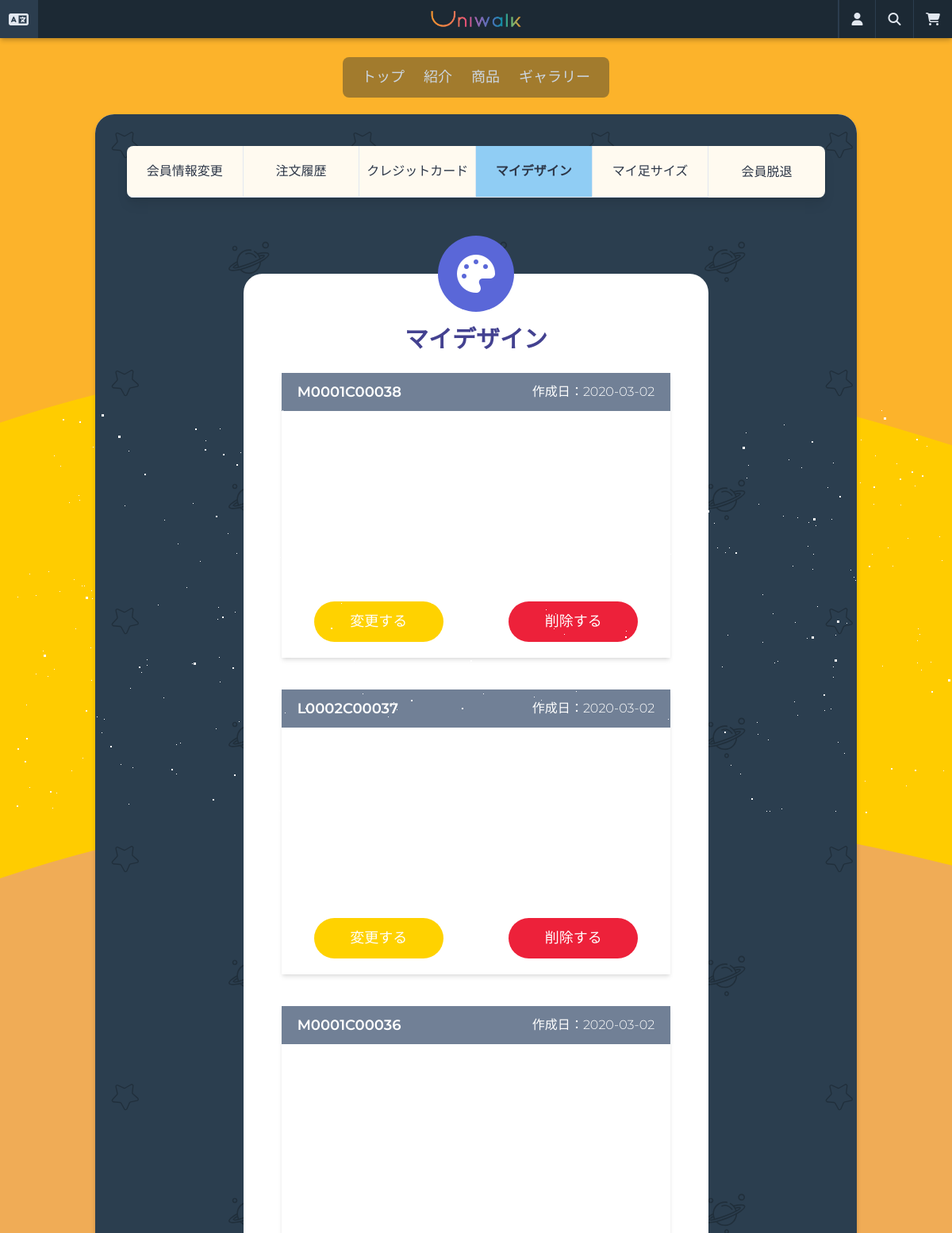
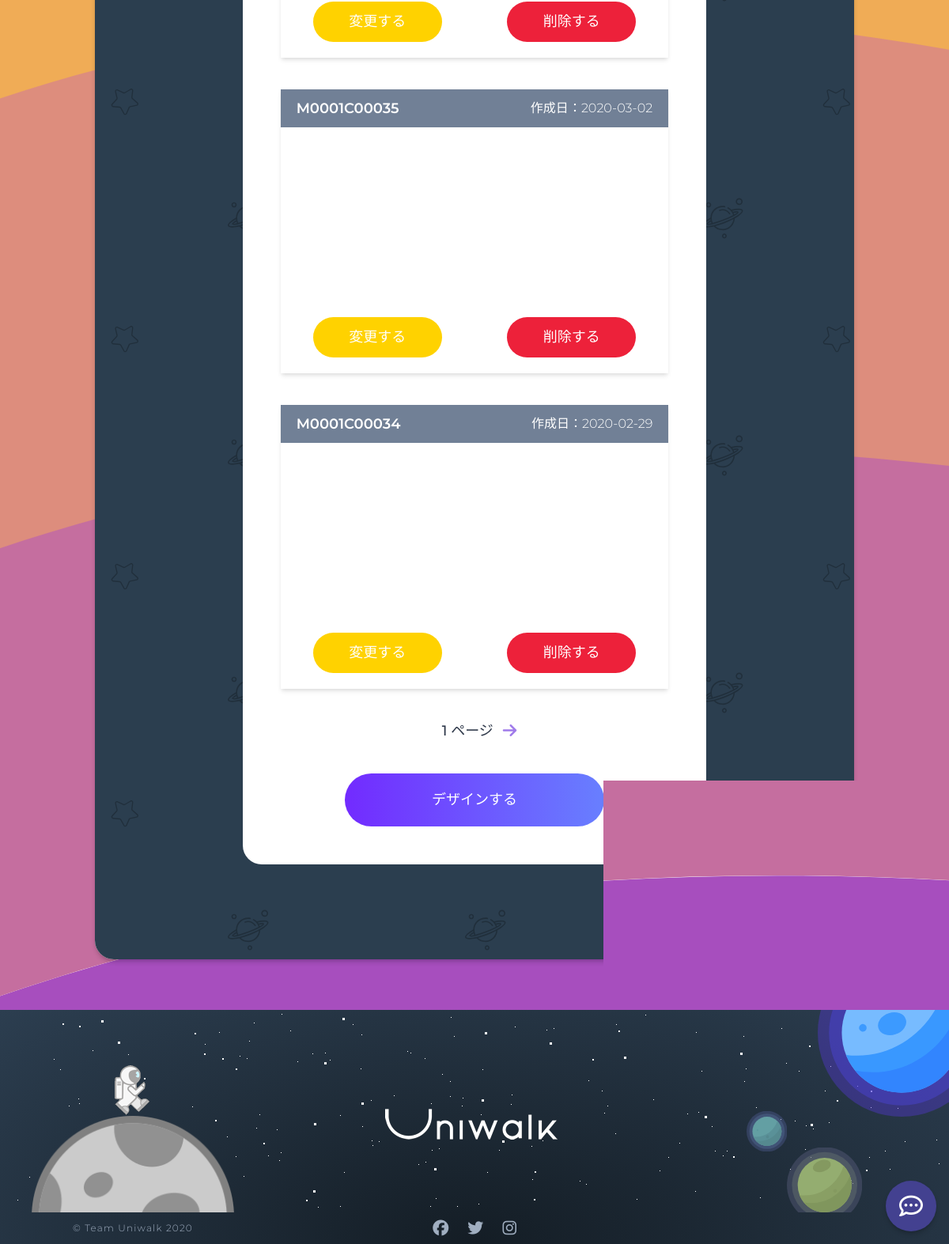
Screenshot of /users/mypage/mydesigns/ (signed in) with the database file from the repository (2 pictures, top to bottom).
### designs/models.py (models this page shows, shortened)
class Design(core_models.TimeStampedModel):
    user = models.ForeignKey(
        "users.User",
        related_name="design",
        verbose_name=_("ユーザ"),
        on_delete=models.SET_NULL,
        null=True,
        blank=True,
    )
    product = models.ForeignKey(
        "products.Product",
        related_name="design",
        verbose_name=_("商品"),
        on_delete=models.SET_NULL,
        null=True,
        blank=True,
    )
    outsole_color_left = models.CharField("アウトソール色(左)", max_length=7)
    outsole_material_left = models.ForeignKey(
        "Material",
        verbose_name=_("アウトソール素材(左)"),
        related_name="outsole_material_left",
        on_delete=models.SET_NULL,
        blank=True,
        null=True,
    )
    midsole_color_left = models.CharField("ミッドソール色(左)", max_length=7)
    midsole_material_left = models.ForeignKey(
        "Material",
        verbose_name=_("ミッドソール素材(左)"),
        related_name="midsole_material_left",
        on_delete=models.SET_NULL,
        blank=True,
        null=True,
    )
    uppersole_color_left = models.CharField("アッパーソール色(左)", max_length=7)
    uppersole_material_left = models.ForeignKey(
        "Material",
        verbose_name=_("アッパーソール素材(左)"),
        related_name="uppersole_material_left",
        on_delete=models.SET_NULL,
        blank=True,
        null=True,
    )
    shoelace_color_left = models.CharField("シューレース色(左)", max_length=7)
    shoelace_material_left = models.ForeignKey(
        "Material",
        verbose_name=_("シューレース素材(左)"),
        related_name="shoelace_material_left",
        on_delete=models.SET_NULL,
        blank=True,
        null=True,
    )
    tongue_color_left = models.CharField("タン色(左)", max_length=7)
    tongue_material_left = models.ForeignKey(
        "Material",
        verbose_name=_("タン素材(左)"),
        related_name="tongue_material_left",
        on_delete=models.SET_NULL,
        blank=True,
        null=True,
    )
    outsole_color_right = models.CharField("アウトソール色(右)", max_length=7)
    outsole_material_right = models.ForeignKey(
        "Material",
        verbose_name=_("アウトソール素材(右)"),
        related_name="outsole_material_right",
        on_delete=models.SET_NULL,
        blank=True,
        null=True,
    )
    midsole_color_right = models.CharField("ミッドソール色(右)", max_length=7)
    midsole_material_right = models.ForeignKey(
        "Material",
        verbose_name=_("ミッドソール素材(右)"),
        related_name="midsole_material_right",
        on_delete=models.SET_NULL,
        blank=True,
        null=True,
    )
    uppersole_color_right = models.CharField("アッパーソール色(右)", max_length=7)
    uppersole_material_right = models.ForeignKey(
        "Material",
        verbose_name=_("アッパーソール素材(右)"),
        related_name="uppersole_material_right",
        on_delete=models.SET_NULL,
        blank=True,
        null=True,
    )
    shoelace_color_right = models.CharField("シューレース色(右)", max_length=7)
    shoelace_material_right = models.ForeignKey(
        "Material",
        verbose_name=_("シューレース素材(右)"),
        related_name="shoelace_material_right",
        on_delete=models.SET_NULL,
        blank=True,
        null=True,
    )
    tongue_color_right = models.CharField("タン色(右)", max_length=7)
    tongue_material_right = models.ForeignKey(
        "Material",
        verbose_name=_("タン素材(右)"),
        related_name="tongue_material_right",
        on_delete=models.SET_NULL,
        blank=True,
        null=True,
    )
    design_number = models.CharField(
        _("番号"), max_length=40, default=create_custom_design_code, blank=True, null=True
    )
    customize_code = models.CharField(_("カスタマイズデザインコード"), max_length=11)
    likes = models.ManyToManyField(
        "users.User", verbose_name=_("いいねユーザ"), related_name="likes"
    )
    class Meta:
        verbose_name = _("デザイン")
        verbose_name_plural = _("デザイン")

class Image(models.Model):
    design = models.ForeignKey(
        "Design",
        related_name="images",
        verbose_name=_("デザインid"),
        on_delete=models.CASCADE,
        null=True,
        blank=True,
    )
    front = models.ImageField(_("正面"), upload_to="designs")
    side = models.ImageField(_("側面"), upload_to="designs")
    up = models.ImageField(_("上面"), upload_to="designs")
    down = models.ImageField(_("下面"), upload_to="designs")
    class Meta:
        verbose_name = _("デザインイメージ")
        verbose_name_plural = _("デザインイメージ")

### users/views.py (the view, shortened to what this page needs)
# urls.py: path("mypage/mydesigns/", views.MyDesignsListView.as_view(), name="mydesigns",),
class MyDesignsListView(mixins.LoggedInOnlyView, ListView):
    model = design_models.Design
    template_name = "designs/design-list.html"
    context_object_name = "designs"
    paginate_by = 5
    def get_queryset(self):
        try:
            return design_models.Design.objects.filter(
                user_id=self.request.user.pk
            ).order_by("-created")
        except design_models.Design.DoesNotExist:
            return None

### carts/context_processors.py (called while the page is built)
def counter(request):
    item_count = 0
    if "admin" in request.META["PATH_INFO"]:
        return {}
    else:
        try:
            cart = Cart.objects.get(session_key=_session_key(request))
            cart_items = CartItem.objects.all().filter(cart=cart, active=True)
            for cart_item in cart_items:
                item_count += cart_item.quantity
        except Cart.DoesNotExist:
            item_count = 0
    return dict(item_count=item_count)

### carts/views.py (called while the page is built)
def _session_key(request):
    cart = request.session.session_key
    if not cart:
        cart = request.session.create()
    return cart

### users/models.py (called while the page is built)
    def get_absolute_url(self):
        return reverse("users:update-profile")

### templates/designs/design-list.html (shortened to what this page needs)
{% extends "base.html" %}
{% load i18n static %}
{% block content %}
<div class="min-h-75vh mx-auto px-10 py-10 rounded-xl"
    style="background-image: url({% static 'images/pattern.svg' %}); background-repeat: repeat;">
    <div class="container mx-auto">
        <div class="w-full shadow-lg">
            {% include 'partials/mypage-menu.html' %}
        </div>
        <div class="w-full flex flex-col mb-10">
            <div
                class="container bg-white w-2/3 rounded-xl h-full mx-auto my-10 flex flex-col items-center p-12 mt-24 relative">
                <div class="flex items-center justify-center bg-indigo-600 w-24 h-24 rounded-full absolute"
                    style="top: -3rem;">
                    <i class="fas fa-palette fa-3x text-white wow fadeIn"></i>
                </div>
                <h2 class="text-indigo-800 mt-3 mb-5 text-3xl font-semibold">{% trans 'マイデザイン' %}</h2>
                {% if designs %}
                {% for design in designs %}
                {% include 'mixins/designs/design-card.html' with design=design %}
                {% endfor %}
                <div class="flex items-center justify-center mx-auto container mb-10">
                    <span class="mx-3 font-medium text-lg">
                    </span>
                    {% if page_obj.has_next %}
                    <a href="?page={{ page_obj.next_page_number }}" class="text-purple-500">
                        <i class="fas fa-arrow-right fa-lg"></i>
                    </a>
                    {% endif %}
                </div>
                {% else %}
                <p class="flex justify-center items-center font-semibold h-full w-full text-center text-2xl my-5">
                    <i class="fas fa-dizzy fa-2x text-purple-500"></i> <span
                        class="ml-5">{% trans 'まだ作成したデザインがありません。' %}</span>
                </p>
                {% endif %}
                <a href="{% url 'users:select-product' %}" class="btn w-2/3 mx-auto">{% trans 'デザインする' %}</a>
            </div>
        </div>
    </div>
</div>
{% endblock content %}

### templates/mixins/designs/design-card.html (shortened to what this page needs)
{% load i18n %}
<div class="w-full mb-10 overflow-hidden shadow-md wow fadeIn">
    <div class="w-full flex items-center justify-between bg-gray-600 h-12 text-white px-5">
        <h3 class="font-semibold text-lg">{{ design.customize_code }}</h3>
        <span class="">{% trans '作成日' %}：{{ design.created|date:'Y-m-d' }}</span>
    </div>
    {% with design.images.all|first as image %}
    <div class="flex flex-no-wrap py-10 px-5">
        <div style="background-image: url({{ image.front.url }});" class="w-1/4 h-40 bg-cover bg-center mr-3">
        </div>
        <div style="background-image: url({{ image.side.url }});" class="w-1/4 h-40 bg-cover bg-center mr-3">
        </div>
        <div style="background-image: url({{ image.up.url }});" class="w-1/4 h-40 bg-cover bg-center mr-3">
        </div>
        <div style="background-image: url({{ image.down.url }});" class="w-1/4 h-40 bg-cover bg-center">
        </div>
    </div>
    {% endwith %}
    <div class="w-full flex justify-around mb-5">
        <form method="POST" class="w-1/3">
            <button name="design_modify" class="btn-warning text-white p-3">{% trans '変更する' %}</button>
        </form>
        <form method="POST" class="w-1/3">
            <button name="design_delete" class="btn-danger text-white p-3">{% trans '削除する' %}</a>
        </form>
    </div>
</div>

### rows the page displays
Design: customize_code "M0001C00038", created "2020-03-02"
Design: customize_code "L0002C00037", created "2020-03-02"
Design: customize_code "M0001C00036", created "2020-03-02"
Design: customize_code "M0001C00035", created "2020-03-02"
Design: customize_code "M0001C00034", created "2020-02-29"
